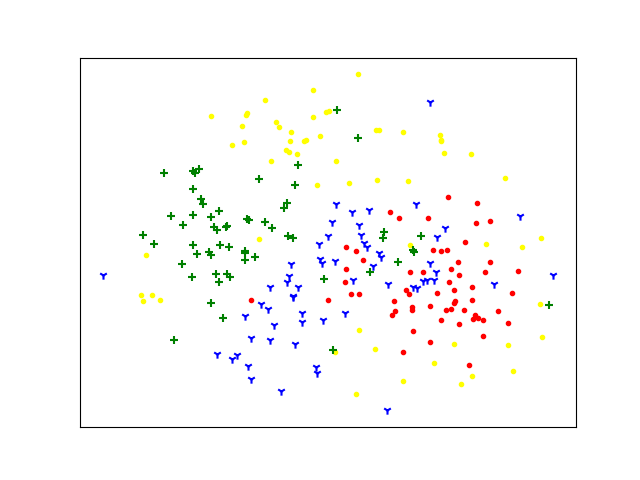

The Python source for this figure:
import numpy as np
import matplotlib.pyplot as plt
from sklearn.manifold import TSNE


def load_data(file_path):
    with open(file_path,'r') as f:
        label_lst=[]
        data_lst=[]
        for info in f.readlines():
            name = info.split('\t')[0].split('/')[-1].split('_')[0]
            data = [float(x) for x in info.split('\t')[1].split('<=>')]
            label_lst.append(name)
            data_lst.append(data)
            data_np = np.array(data_lst)
    return label_lst, data_np


def plot_embedding(data, label):
    #分配不同数据的颜色和形状以及注释
    color_dict={'8':'red','14':'yellow','15':'blue','16':'pink','18':'green'}
    maker_dict={'8':'.','14':'.','15':'1','16':'*','18':'+'}
    #label_dict={'A':'Arch','T':'Tented arch','L':'Left loop','R':'Right loop','W':'whorl'} 
    data_dict={}
    fig = plt.figure()
    #制作label为key的字典，用于画图分配形状和颜色
    for i in range(data.shape[0]):
        if label[i] not in data_dict:
            data_dict[label[i]]=[]
        data_dict[label[i]].append((data[i,0],data[i,1]))

    #这块没想好怎么去增加图例
    for label,value in data_dict.items():
        for value_ in value:
            plt.scatter(value_[0],value_[1],color=color_dict[label],marker=maker_dict[label])
           # plt.legend('8','18')
    plt.xticks([])
    plt.yticks([])
   # plt.legend('8','18')
    plt.savefig('t-SNE.png')
    
if __name__=="__main__":
    #获取label和data对应的信息，data需要时numpy格式
    file_path = 'raw_data'
    label,data = load_data(file_path)
    #print(data.shape)
    #exit()
    #T-SNE
    tsne = TSNE(n_components=2, init='pca',random_state=20)
    result = tsne.fit_transform(data)
  
    #T-SNE后画图需要归一化处理
    max_,min_ = np.max(result,0),np.min(result,0)
    data = (result - min_)/(max_ - min_)
    plot_embedding(data, label)


